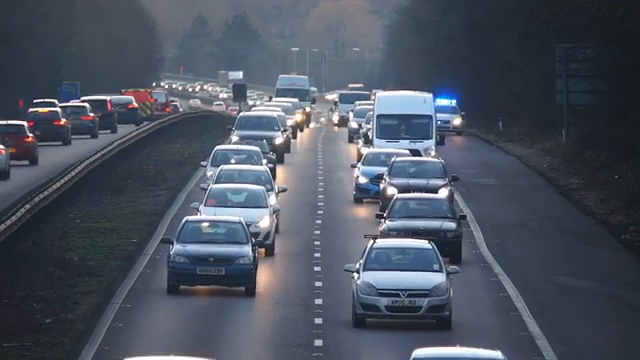
#> input picture frame 180 of roadvideo.mp4, 640 x 360 px, given in place of dataset.mp4, which was not available
$ jupyter execute Untitled-1.ipynb
#> lines starting #> are read from the running program, lines starting #| are printed output that depends on the picture; after the words box and inside, x2 and y2 are one past the last pixel; in counts of white or black regions, pixels touching at a corner belong together; pictures that were not available may be replaced by others from this repository, and a replacement may not be noted
[cell 1]
import cv2

# Input video path
video_path = "dataset.mp4"

# Load video using OpenCV
cap = cv2.VideoCapture(video_path)

# Check if the video is loaded successfully
if not cap.isOpened():
    print("Error: Could not open video.")
    exit()

# Get video properties (resolution and frame rate)
frame_width = int(cap.get(cv2.CAP_PROP_FRAME_WIDTH))
frame_height = int(cap.get(cv2.CAP_PROP_FRAME_HEIGHT))
fps = int(cap.get(cv2.CAP_PROP_FPS))
total_frames = int(cap.get(cv2.CAP_PROP_FRAME_COUNT))

print(f"Video Properties:\nResolution: {frame_width}x{frame_height}, FPS: {fps}, Total Frames: {total_frames}")

# Loop to process each frame
while cap.isOpened():
    ret, frame = cap.read()
#> frame is the input picture: shape (360, 640, 3); mean B, G, R 96, 83.3, 75.6
    if not ret:
        break  # Exit loop when the video ends or error occurs

    # Display the frame (for visualization purposes)
    cv2.imshow("Road Video Frame", frame)

    # Exit on pressing 'q'
    if cv2.waitKey(1) & 0xFF == ord('q'):
#> (key q is pressed here)
        break

# Release resources
cap.release()
cv2.destroyAllWindows()

[cell 2]
import cv2
import numpy as np

# Load the video file
video_path = "dataset.mp4"  # Replace with the path to your video
cap = cv2.VideoCapture(video_path)

# Define the points for the perspective transformation
# Adjust these points according to your input video
src_points = np.float32([[100, 300], [500, 300], [50, 400], [550, 400]])
dest_points = np.float32([[100, 100], [500, 100], [100, 400], [500, 400]])

# Function to apply perspective transformation
def perspective_transform(frame, src_pts, dest_pts):
    frame_height, frame_width = frame.shape[:2]
    matrix = cv2.getPerspectiveTransform(src_pts, dest_pts)
    birdseye_frame = cv2.warpPerspective(frame, matrix, (frame_width, frame_height))
    return birdseye_frame

# Process each frame
while cap.isOpened():
    ret, frame = cap.read()
    if not ret:
        break

    # Step 1: Noise Reduction (Gaussian Blur)
    blurred_frame = cv2.GaussianBlur(frame, (5, 5), 0)
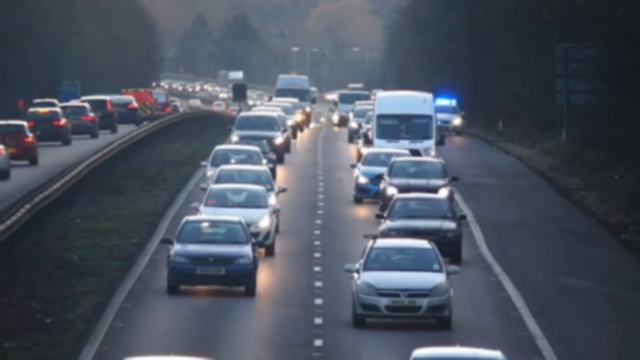
#> blurred_frame: shape (360, 640, 3); mean B, G, R 96, 83.3, 75.6

    # Step 2: Edge Enhancement using CLAHE
    gray_frame = cv2.cvtColor(blurred_frame, cv2.COLOR_BGR2GRAY)
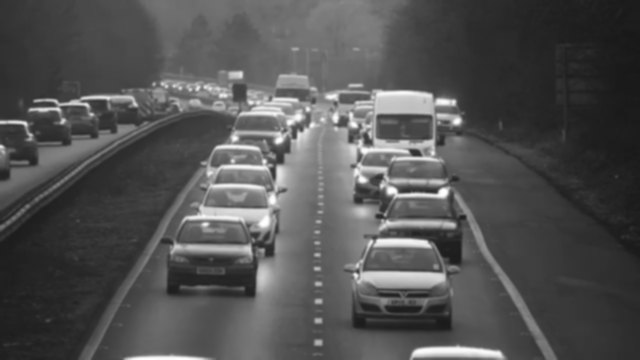
#> gray_frame: shape (360, 640); min 24, max 255, mean 82.4
    clahe = cv2.createCLAHE(clipLimit=2.0, tileGridSize=(8, 8))
    enhanced_frame = clahe.apply(gray_frame)
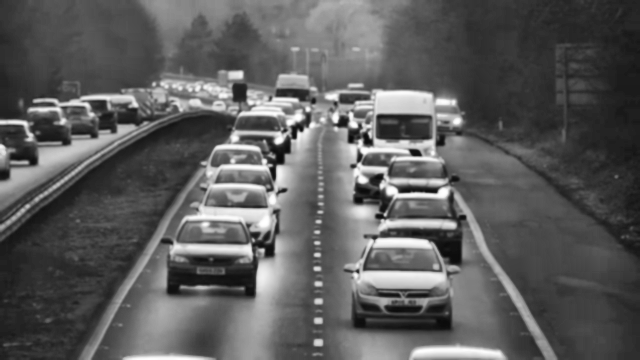
#> enhanced_frame: shape (360, 640); min 10, max 255, mean 92.4

    # Step 3: Perspective Transformation
    birdseye_frame = perspective_transform(enhanced_frame, src_points, dest_points)
#> in perspective_transform, `birdseye_frame = cv2.warpPerspective(frame, matrix, (frame_width, fram..`:
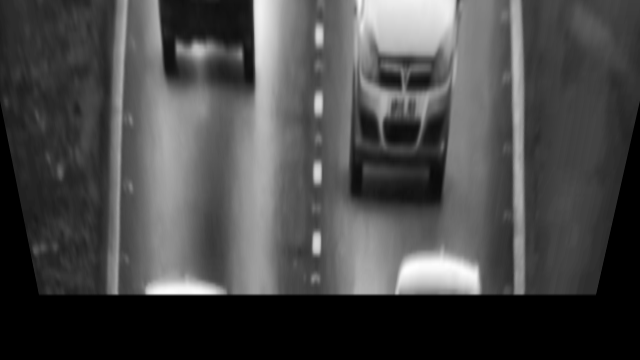
#> birdseye_frame: shape (360, 640); min 0, max 254, mean 72.5

    # Display the results
    cv2.imshow("Original Frame", frame)
    cv2.imshow("Bird's-Eye View", birdseye_frame)

    # Press 'q' to quit
    if cv2.waitKey(1) & 0xFF == ord('q'):
#> (key q is pressed here)
        break

# Release the video capture and close all OpenCV windows
cap.release()
cv2.destroyAllWindows()

[cell 3]
import cv2
import numpy as np

# Load the video file
video_path = "dataset.mp4"  # Replace with the path to your video
cap = cv2.VideoCapture(video_path)

# Define the points for the perspective transformation
# Adjust these points according to your input video
src_points = np.float32([[100, 300], [500, 300], [50, 400], [550, 400]])
dest_points = np.float32([[100, 100], [500, 100], [100, 400], [500, 400]])

# Function to apply perspective transformation
def perspective_transform(frame, src_pts, dest_pts):
    frame_height, frame_width = frame.shape[:2]
    matrix = cv2.getPerspectiveTransform(src_pts, dest_pts)
    birdseye_frame = cv2.warpPerspective(frame, matrix, (frame_width, frame_height))
    return birdseye_frame

# Function to detect road width
def detect_road_width(birdseye_frame):
    # Step 1: Edge Detection
    edges = cv2.Canny(birdseye_frame, 50, 150)
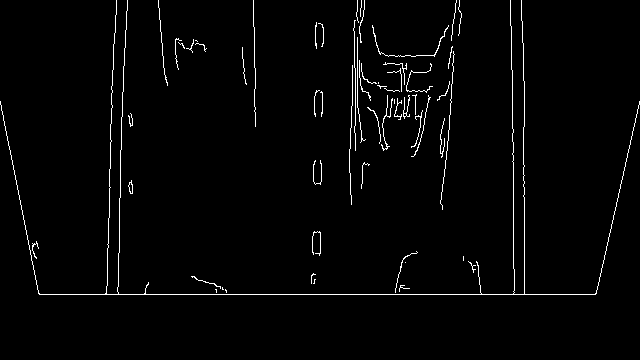
#> edges: shape (360, 640); 2% white in thin lines or dots, all inside (x1, y1, x2, y2) = (0, 0, 640, 295)

    # Step 2: Detect Road Boundaries using Hough Line Transform
    lines = cv2.HoughLinesP(edges, rho=1, theta=np.pi/180, threshold=50, minLineLength=50, maxLineGap=20)
#> lines = 17 rows, first 6: [39, 294, 595, 294], [510, 0, 513, 201], [118, 293, 121, 117], [107, 260, 115, 15], [524, 293, 524, 165], [0, 101, 38, 293]

    left_boundary = None
    right_boundary = None
    if lines is not None:
        for line in lines:
            x1, y1, x2, y2 = line[0]
            slope = (y2 - y1) / (x2 - x1 + 1e-6)  # Avoid division by zero
            if slope < 0:  # Negative slope for the left boundary
                if left_boundary is None or x1 < left_boundary[0]:
                    left_boundary = (x1, y1, x2, y2)
            elif slope > 0:  # Positive slope for the right boundary
                if right_boundary is None or x1 > right_boundary[0]:
                    right_boundary = (x1, y1, x2, y2)
#> this loop made 17 passes
#> (x1, y1, x2, y2, slope) on passes 1 to 8: (39, 294, 595, 294, 0), (510, 0, 513, 201, 67), (118, 293, 121, 117, -58.67), (107, 260, 115, 15, -30.62), (524, 293, 524, 165, -128000000), (0, 101, 38, 293, 5.05), (596, 293, 639, 103, -4.42), (349, 172, 352, 81, -30.33)

    # Step 3: Calculate Road Width in Pixels
    road_width_pixels = None
    if left_boundary and right_boundary:
        left_x = (left_boundary[0] + left_boundary[2]) // 2
#> left_x = 111
        right_x = (right_boundary[0] + right_boundary[2]) // 2
#> right_x = 513
        road_width_pixels = abs(right_x - left_x)
#> road_width_pixels = 402

    # Step 4: Convert Width to Meters (using a calibration factor)
    calibration_factor = 0.05  # Example value, adjust based on calibration
    road_width_meters = road_width_pixels * calibration_factor if road_width_pixels else None
#> road_width_meters = 20.1

    # Step 5: Visualize the Results
    visualization = cv2.cvtColor(edges, cv2.COLOR_GRAY2BGR)
    if left_boundary:
        cv2.line(visualization, (left_boundary[0], left_boundary[1]), (left_boundary[2], left_boundary[3]), (0, 255, 0), 2)
    if right_boundary:
        cv2.line(visualization, (right_boundary[0], right_boundary[1]), (right_boundary[2], right_boundary[3]), (0, 0, 255), 2)
    if road_width_meters:
        cv2.putText(visualization, f"Width: {road_width_meters:.2f} m", (50, 50), cv2.FONT_HERSHEY_SIMPLEX, 1, (255, 255, 0), 2)
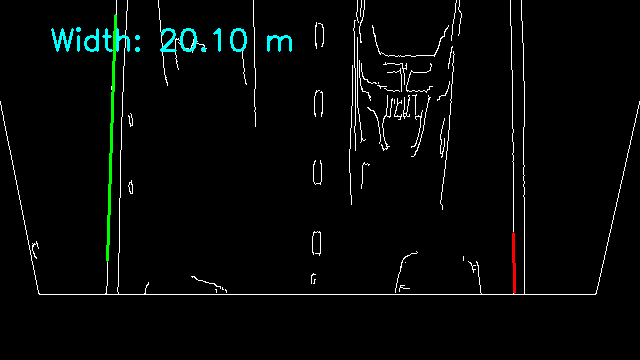
#> visualization: shape (360, 640, 3); mean B, G, R 6.5, 7.3, 5

    return visualization, road_width_meters

# Process each frame
while cap.isOpened():
    ret, frame = cap.read()
    if not ret:
        break

    # Step 1: Preprocessing (from Step 2)
    blurred_frame = cv2.GaussianBlur(frame, (5, 5), 0)
    gray_frame = cv2.cvtColor(blurred_frame, cv2.COLOR_BGR2GRAY)
    clahe = cv2.createCLAHE(clipLimit=2.0, tileGridSize=(8, 8))
    enhanced_frame = clahe.apply(gray_frame)
    birdseye_frame = perspective_transform(enhanced_frame, src_points, dest_points)

    # Step 2: Detect Road Width
    visualization, road_width_meters = detect_road_width(birdseye_frame)
#> road_width_meters = 20.1

    # Step 3: Display the results
    cv2.imshow("Original Frame", frame)
    cv2.imshow("Road Boundary Detection", visualization)

    if cv2.waitKey(1) & 0xFF == ord('q'):
#> (key q is pressed here)
        break

# Release the video capture and close all OpenCV windows
cap.release()
cv2.destroyAllWindows()

[cell 4]
import cv2
import numpy as np
from collections import deque

# Load the video file
video_path = "dataset.mp4"  # Replace with your video path
cap = cv2.VideoCapture(video_path)

# Define the points for the perspective transformation
src_points = np.float32([[100, 300], [500, 300], [50, 400], [550, 400]])
dest_points = np.float32([[100, 100], [500, 100], [100, 400], [500, 400]])

# Queue to store road width measurements for smoothing
road_width_history = deque(maxlen=10)

# Function to apply perspective transformation
def perspective_transform(frame, src_pts, dest_pts):
    frame_height, frame_width = frame.shape[:2]
    matrix = cv2.getPerspectiveTransform(src_pts, dest_pts)
    birdseye_frame = cv2.warpPerspective(frame, matrix, (frame_width, frame_height))
    return birdseye_frame

# Function to detect road width
def detect_road_width(birdseye_frame):
    # Step 1: Apply ROI Mask
    mask = np.zeros_like(birdseye_frame)
    roi_vertices = np.array([[(50, 300), (550, 300), (550, 400), (50, 400)]], dtype=np.int32)
    cv2.fillPoly(mask, roi_vertices, 255)
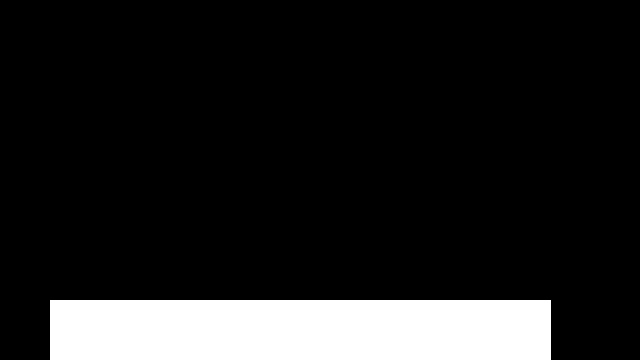
#> mask: shape (360, 640); 13% white; 1 white region, box (x1, y1, x2, y2) and area: (50, 300, 551, 360) 30060
    masked_frame = cv2.bitwise_and(birdseye_frame, mask)
#> masked_frame: shape (360, 640); every value is 0

    # Step 2: Edge Detection
    edges = cv2.Canny(masked_frame, 50, 150)

    # Step 3: Detect Road Boundaries
    lines = cv2.HoughLinesP(edges, rho=1, theta=np.pi/180, threshold=50, minLineLength=50, maxLineGap=20)
#> lines = None

    left_boundary = None
    right_boundary = None
    if lines is not None:
        for line in lines:
            x1, y1, x2, y2 = line[0]
            slope = (y2 - y1) / (x2 - x1 + 1e-6)
            if slope < 0:  # Negative slope for the left boundary
                if left_boundary is None or x1 < left_boundary[0]:
                    left_boundary = (x1, y1, x2, y2)
            elif slope > 0:  # Positive slope for the right boundary
                if right_boundary is None or x1 > right_boundary[0]:
                    right_boundary = (x1, y1, x2, y2)

    # Step 4: Handle Occlusions (Boundary Interpolation)
    if left_boundary is None or right_boundary is None:
        road_width_pixels = None
        if road_width_history:  # Use previous frames for interpolation
            road_width_pixels = np.mean(road_width_history)
    else:
        left_x = (left_boundary[0] + left_boundary[2]) // 2
        right_x = (right_boundary[0] + right_boundary[2]) // 2
        road_width_pixels = abs(right_x - left_x)
        road_width_history.append(road_width_pixels)

    # Step 5: Convert Width to Meters
    calibration_factor = 0.05  # Adjust based on calibration
    road_width_meters = road_width_pixels * calibration_factor if road_width_pixels else None

    # Step 6: Visualization
    visualization = cv2.cvtColor(edges, cv2.COLOR_GRAY2BGR)
#> visualization: shape (360, 640, 3); every value is 0
    if left_boundary:
        cv2.line(visualization, (left_boundary[0], left_boundary[1]), (left_boundary[2], left_boundary[3]), (0, 255, 0), 2)
    if right_boundary:
        cv2.line(visualization, (right_boundary[0], right_boundary[1]), (right_boundary[2], right_boundary[3]), (0, 0, 255), 2)
    if road_width_meters:
        cv2.putText(visualization, f"Width: {road_width_meters:.2f} m", (50, 50), cv2.FONT_HERSHEY_SIMPLEX, 1, (255, 255, 0), 2)

    return visualization, road_width_meters

# Process each frame
while cap.isOpened():
    ret, frame = cap.read()
    if not ret:
        break

    # Preprocessing (from Step 2)
    blurred_frame = cv2.GaussianBlur(frame, (5, 5), 0)
    gray_frame = cv2.cvtColor(blurred_frame, cv2.COLOR_BGR2GRAY)
    clahe = cv2.createCLAHE(clipLimit=2.0, tileGridSize=(8, 8))
    enhanced_frame = clahe.apply(gray_frame)
    birdseye_frame = perspective_transform(enhanced_frame, src_points, dest_points)

    # Detect road width and handle occlusions
    visualization, road_width_meters = detect_road_width(birdseye_frame)

    # Display the results
    cv2.imshow("Original Frame", frame)
    cv2.imshow("Road Boundary Detection", visualization)

    if cv2.waitKey(1) & 0xFF == ord('q'):
#> (key q is pressed here)
        break

# Release the video capture and close all OpenCV windows
cap.release()
cv2.destroyAllWindows()

[cell 5]
import cv2
import numpy as np
from collections import deque

# Load the video file
video_path = "dataset.mp4"  # Replace with your video path
output_path = "output.mp4"  # Path to save the output video
cap = cv2.VideoCapture(video_path)

# Video writer to save the processed video
frame_width = int(cap.get(cv2.CAP_PROP_FRAME_WIDTH))
frame_height = int(cap.get(cv2.CAP_PROP_FRAME_HEIGHT))
fps = int(cap.get(cv2.CAP_PROP_FPS))
out = cv2.VideoWriter(output_path, cv2.VideoWriter_fourcc(*'mp4v'), fps, (frame_width * 2, frame_height))

# Perspective transformation points
src_points = np.float32([[100, 300], [500, 300], [50, 400], [550, 400]])
dest_points = np.float32([[100, 100], [500, 100], [100, 400], [500, 400]])

# Queue to store road width measurements for smoothing
road_width_history = deque(maxlen=10)

# Perspective transformation function
def perspective_transform(frame, src_pts, dest_pts):
    frame_height, frame_width = frame.shape[:2]
    matrix = cv2.getPerspectiveTransform(src_pts, dest_pts)
    birdseye_frame = cv2.warpPerspective(frame, matrix, (frame_width, frame_height))
    return birdseye_frame

# Road width detection function
def detect_road_width(birdseye_frame):
    mask = np.zeros_like(birdseye_frame)
    roi_vertices = np.array([[(50, 300), (550, 300), (550, 400), (50, 400)]], dtype=np.int32)
    cv2.fillPoly(mask, roi_vertices, 255)
    masked_frame = cv2.bitwise_and(birdseye_frame, mask)

    edges = cv2.Canny(masked_frame, 50, 150)
    lines = cv2.HoughLinesP(edges, rho=1, theta=np.pi/180, threshold=50, minLineLength=50, maxLineGap=20)
#> lines = None

    left_boundary = None
    right_boundary = None
    if lines is not None:
        for line in lines:
            x1, y1, x2, y2 = line[0]
            slope = (y2 - y1) / (x2 - x1 + 1e-6)
            if slope < 0:
                if left_boundary is None or x1 < left_boundary[0]:
                    left_boundary = (x1, y1, x2, y2)
            elif slope > 0:
                if right_boundary is None or x1 > right_boundary[0]:
                    right_boundary = (x1, y1, x2, y2)

    road_width_pixels = None
    if left_boundary and right_boundary:
        left_x = (left_boundary[0] + left_boundary[2]) // 2
        right_x = (right_boundary[0] + right_boundary[2]) // 2
        road_width_pixels = abs(right_x - left_x)
        road_width_history.append(road_width_pixels)
    elif road_width_history:
        road_width_pixels = np.mean(road_width_history)

    calibration_factor = 0.05  # Adjust based on calibration
    road_width_meters = road_width_pixels * calibration_factor if road_width_pixels else None

    visualization = cv2.cvtColor(edges, cv2.COLOR_GRAY2BGR)
    if left_boundary:
        cv2.line(visualization, (left_boundary[0], left_boundary[1]), (left_boundary[2], left_boundary[3]), (0, 255, 0), 2)
    if right_boundary:
        cv2.line(visualization, (right_boundary[0], right_boundary[1]), (right_boundary[2], right_boundary[3]), (0, 0, 255), 2)
    if road_width_meters:
        cv2.putText(visualization, f"Width: {road_width_meters:.2f} m", (50, 50), cv2.FONT_HERSHEY_SIMPLEX, 1, (255, 255, 0), 2)

    return visualization, road_width_meters

# Process and visualize frames
while cap.isOpened():
    ret, frame = cap.read()
    if not ret:
        break

    # Preprocessing (from Step 2)
    blurred_frame = cv2.GaussianBlur(frame, (5, 5), 0)
    gray_frame = cv2.cvtColor(blurred_frame, cv2.COLOR_BGR2GRAY)
    clahe = cv2.createCLAHE(clipLimit=2.0, tileGridSize=(8, 8))
    enhanced_frame = clahe.apply(gray_frame)
    birdseye_frame = perspective_transform(enhanced_frame, src_points, dest_points)

    # Detect road width and boundaries
    visualization, road_width_meters = detect_road_width(birdseye_frame)

    # Combine original and processed views side by side
    combined_frame = np.hstack((frame, visualization))
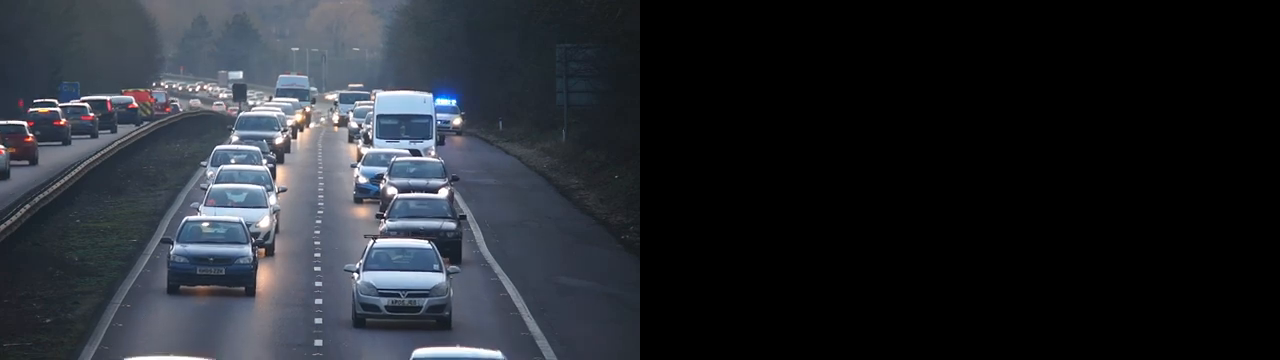
#> combined_frame: shape (360, 1280, 3); mean B, G, R 48, 41.7, 37.8

    # Save processed frame to output video
    out.write(combined_frame)

    # Display the combined frame
    cv2.imshow("Road Width Measurement", combined_frame)

    if cv2.waitKey(1) & 0xFF == ord('q'):
#> (key q is pressed here)
        break

# Release resources
cap.release()
out.release()
cv2.destroyAllWindows()

$ run again, starting later in the video
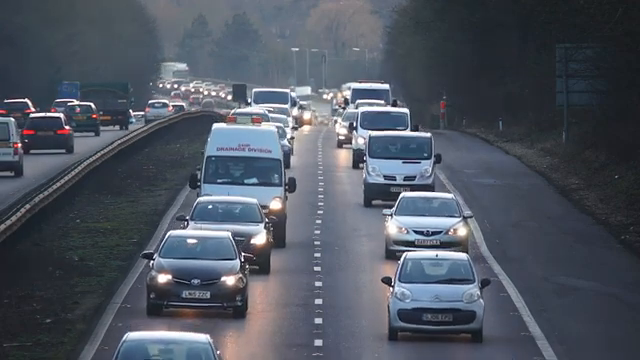
#> input picture frame 810 of roadvideo.mp4, 640 x 360 px, given in place of dataset.mp4, which was not available
#> frame is the input picture: shape (360, 640, 3); mean B, G, R 96.9, 85.4, 78.6
#> in detect_road_width, `edges = cv2.Canny(birdseye_frame, 50, 150)`:
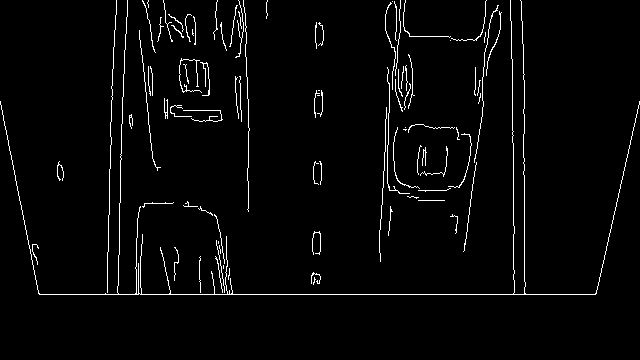
#> edges: shape (360, 640); 2.8% white in thin lines or dots, all inside (x1, y1, x2, y2) = (0, 0, 640, 295)
#> in detect_road_width, `lines = cv2.HoughLinesP(edges, rho=1, theta=np.pi/180, threshold=50, m..`: lines = 30 rows, first 6: [39, 294, 595, 294], [524, 293, 524, 158], [122, 123, 127, 0], [596, 293, 639, 103], [510, 0, 511, 58], [118, 293, 121, 124]
#> the loop in detect_road_width, `for line in lines:` made 30 passes
#> (x1, y1, x2, y2, slope) on passes 1 to 8: (39, 294, 595, 294, 0), (524, 293, 524, 158, -135000000), (122, 123, 127, 0, -24.6), (596, 293, 639, 103, -4.42), (510, 0, 511, 58, 58), (118, 293, 121, 124, -56.33), (139, 30, 153, 161, 9.36), (1, 105, 38, 293, 5.08)
#> left_x = 108
#> right_x = 523
#> road_width_pixels = 415
#> in detect_road_width, `road_width_meters = road_width_pixels * calibration_factor if road_wid..`: road_width_meters = 20.75
#> mask: shape (360, 640); 13% white; 1 white region, box (x1, y1, x2, y2) and area: (50, 300, 551, 360) 30060
#> masked_frame: shape (360, 640); every value is 0
#> in detect_road_width, `lines = cv2.HoughLinesP(edges, rho=1, theta=np.pi/180, threshold=50, m..`: lines = None
#> `combined_frame = np.hstack((frame, visualization))`:
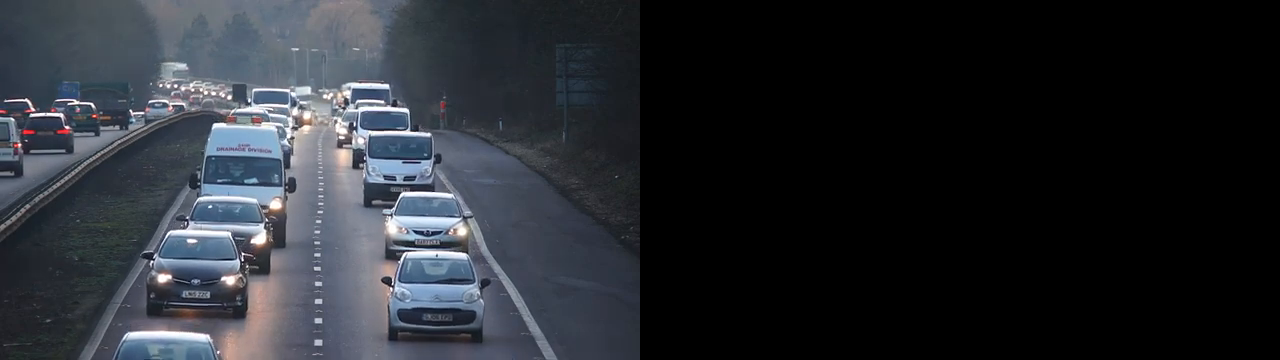
#> combined_frame: shape (360, 1280, 3); mean B, G, R 48.4, 42.7, 39.3
